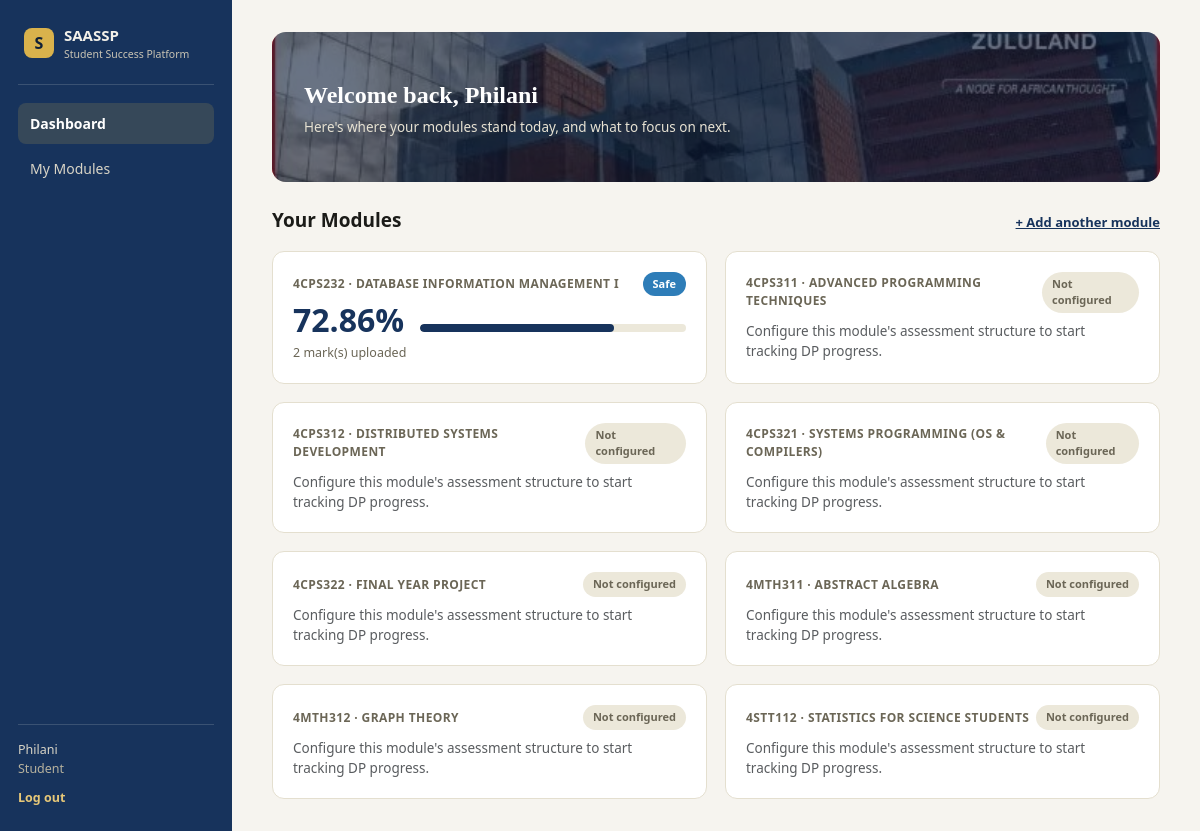
The page /student/dashboard (signed in) on the database its author committed.
### backend/models.py (models this page shows, shortened)
class User(db.Model, UserMixin):
    __tablename__ = "users"
    id = db.Column(db.Integer, primary_key=True)          # UserID*#^
    name = db.Column(db.String(100), nullable=False)      # Name*
    student_number = db.Column(db.String(20), unique=True, nullable=True)  # StudentNumber*#
    email = db.Column(db.String(100), unique=True, nullable=True)  # Email*#
    role = db.Column(db.String(20), nullable=False)       # Role*# : student|academic_staff|admin
    password_hash = db.Column(db.String(255), nullable=False)  # PasswordHash*^
    student_modules = db.relationship("StudentModule", backref="student", lazy=True,
                                       foreign_keys="StudentModule.student_id")
    taught_modules = db.relationship("LecturerModule", backref="lecturer", lazy=True,
                                      foreign_keys="LecturerModule.lecturer_id",
                                      cascade="all, delete-orphan")

class StudentModule(db.Model):
    __tablename__ = "student_modules"
    id = db.Column(db.Integer, primary_key=True)
    student_id = db.Column(db.Integer, db.ForeignKey("users.id"), nullable=False)
    programme_code = db.Column(db.String(10), db.ForeignKey("programmes.programme_code"), nullable=False)
    module_code = db.Column(db.String(10), db.ForeignKey("modules.module_code"), nullable=False)
    module = db.relationship("Module")
    programme = db.relationship("Programme")
    categories = db.relationship("AssessmentCategoryConfig", backref="student_module",
                                  lazy=True, cascade="all, delete-orphan")
    marks = db.relationship("AssessmentMark", backref="student_module",
                             lazy=True, cascade="all, delete-orphan")
    __table_args__ = (db.UniqueConstraint("student_id", "module_code", name="uq_student_module"),)

class Module(db.Model):
    __tablename__ = "modules"
    module_code = db.Column(db.String(10), primary_key=True)  # ModuleCode*#
    module_name = db.Column(db.String(150), nullable=False)   # ModuleName*

### backend/student.py (the view)
@student_bp.route("/dashboard")
@login_required
def dashboard():
    _require_student()
    student_modules = StudentModule.query.filter_by(student_id=current_user.id).all()
    summaries = []
    for sm in student_modules:
        categories = [
            CategoryConfig(c.category_name, c.dp_weighting, c.total_assessments, c.recorded_count)
            for c in sm.categories
        ]
        marks_by_category = _marks_by_category(sm)
        configured = len(categories) > 0
        if configured:
            result = calculate_progress(categories, marks_by_category, current_app.config["THRESHOLD_BANDS"])
        else:
            result = None
        summaries.append((sm, result, configured))
    return render_template("dashboard.html", summaries=summaries)

### backend/dp_engine.py (called while the page is built)
def threshold_band(progress_percentage: float, bands: Sequence[tuple]) -> tuple:
    for low, high, key, label in bands:
        if low <= progress_percentage < high:
            return key, label
    low, high, key, label = bands[0]
    return key, label

def recorded_pool(marks: Sequence[MarkRecord], cap: int) -> List[MarkRecord]:
    if cap <= 0:
        return []
    ranked = sorted(marks, key=lambda m: (-m.percentage, m.sequence))
    return ranked[:cap]

def marks_by_category_from_student_module(student_module) -> dict:
    result: dict = {}
    for m in student_module.marks:
        result.setdefault(m.category_name, []).append(
            MarkRecord(id=m.id, category_name=m.category_name,
                       percentage=float(m.percentage_achieved), sequence=m.sequence)
        )
    return result

### backend/student.py (called while the page is built)
def _require_student():
    if current_user.role != "student":
        abort(403)

def _marks_by_category(student_module):
    return marks_by_category_from_student_module(student_module)

### static/templates/dashboard.html (shortened to what this page needs)
{% extends "base.html" %}
{% block content %}
<div class="hero-banner">
  <img src="{{ url_for('static', filename='img/campus_building.jpg') }}" alt="">
  <div class="hero-scrim"></div>
  <div class="hero-text">
    <div class="hero-title">Welcome back, {{ current_user.name.split(' ')[0] }}</div>
    <div class="hero-sub">Here's where your modules stand today, and what to focus on next.</div>
  </div>
</div>
<div class="d-flex align-items-baseline justify-content-between mb-3">
  <div class="section-title mb-0">Your Modules</div>
  <a href="{{ url_for('student.select_programme') }}" style="font-size: 13px; font-weight: 600; color: var(--navy);">+ Add another module</a>
</div>
{% if not summaries %}
<div class="card">
  <p class="mb-2">You haven't selected any modules yet.</p>
  <a href="{{ url_for('student.select_programme') }}" class="btn btn-navy text-white">Select your programme and modules</a>
</div>
{% else %}
<div class="module-grid">
  {% for sm, result, configured in summaries %}
  <a href="{{ url_for('student.module_detail', sm_id=sm.id) }}" class="card" style="text-decoration:none; color: inherit; display:block;">
    <div class="d-flex align-items-center justify-content-between mb-2">
      <div style="font-size: 12px; font-weight: 700; letter-spacing: 0.4px; color: var(--muted);">{{ sm.module_code }} &middot; {{ sm.module.module_name|upper }}</div>
      {% if configured %}
      <span class="band-pill band-{{ result.threshold_band_key }}">{{ result.threshold_band_label }}</span>
      {% else %}
      <span class="band-pill" style="background:#ECE8DA; color: var(--muted);">Not configured</span>
      {% endif %}
    </div>
    {% if configured %}
    <div class="d-flex align-items-end gap-3 mb-2">
      <div style="font-size: 32px; font-weight: 800; line-height:1; color: var(--navy);">{{ result.progress_percentage }}%</div>
      <div class="progress-bar-track flex-grow-1 mb-1">
        <div class="progress-bar-fill" style="width: {{ result.progress_percentage }}%; background: var(--navy);"></div>
      </div>
    </div>
    <div style="font-size: 12.5px; color: var(--muted);">{{ sm.marks|length }} mark(s) uploaded</div>
    {% else %}
    <p class="text-muted mb-0" style="font-size: 13.5px;">Configure this module's assessment structure to start tracking DP progress.</p>
    {% endif %}
  </a>
  {% endfor %}
</div>
{% endif %}
{% endblock %}

### static/templates/base.html (shortened to what this page needs)
<!doctype html>
<html lang="en">
<head>
  <link href="https://cdn.jsdelivr.net/npm/bootstrap@5.3.3/dist/css/bootstrap.min.css" rel="stylesheet">
  <link href="{{ url_for('static', filename='css/style.css') }}" rel="stylesheet">
</head>
<body>
{% if current_user.is_authenticated %}
<div class="app-shell">
  <nav class="sidebar">
    <div class="brand">
      <div class="brand-mark">S</div>
      <div>
        <div class="brand-title">SAASSP</div>
        <div class="brand-sub">Student Success Platform</div>
      </div>
    </div>
    <div class="nav-links">
      {% if current_user.role == 'student' %}
        <a href="{{ url_for('student.dashboard') }}" class="{{ 'active' if request.endpoint == 'student.dashboard' }}">Dashboard</a>
        <a href="{{ url_for('student.select_programme') }}" class="{{ 'active' if request.endpoint in ['student.select_programme','student.select_modules'] }}">My Modules</a>
      {% elif current_user.role == 'academic_staff' %}
        <a href="{{ url_for('staff.student_list') }}" class="{{ 'active' if request.endpoint and request.endpoint.startswith('staff.') }}">Students</a>
      {% elif current_user.role == 'admin' %}
        <a href="{{ url_for('admin.programmes') }}" class="{{ 'active' if request.endpoint == 'admin.programmes' }}">Programme Data</a>
        <a href="{{ url_for('admin.users') }}" class="{{ 'active' if request.endpoint == 'admin.users' }}">User Accounts</a>
      {% endif %}
    </div>
    <div class="sidebar-footer">
      <div class="who">{{ current_user.name }}<br><span class="role-tag">{{ current_user.role.replace('_',' ') }}</span></div>
      <a href="{{ url_for('auth.logout') }}" class="logout-link">Log out</a>
    </div>
  </nav>
  <main class="content">
    {% block content %}{% endblock %}
  </main>
</div>
{% endif %}
</body>
</html>

### static/css/style.css (style rules this page uses)
:root { --navy: #17335C; --navy-dark: #0F2038; --gold: #D9B24C; --ivory: #F6F4EF; --card-border: #E4DFCF; --muted: #6B6656; --text: #1B1B18; --very-safe: #0F5FA6; --safe: #2E7DB8; --generally-safe: #5FA8D3; --pass-risk: #D98C2B; --danger: #C1560A; --critical: #A63603; }
body { margin: 0; font-family: 'Segoe UI', system-ui, -apple-system, sans-serif; background: var(--ivory); color: var(--text); }
.app-shell { display: flex; min-height: 100vh; }
.sidebar { width: 232px; flex: none; background: var(--navy); color: #F3F1EA; display: flex; flex-direction: column; padding: 24px 18px; }
.brand { display: flex; align-items: center; gap: 10px; padding: 0 6px 22px 6px; border-bottom: 1px solid rgba(243,241,234,0.16); margin-bottom: 18px; }
.brand-mark { width: 30px; height: 30px; border-radius: 8px; background: var(--gold); color: var(--navy-dark); font-weight: 800; display: flex; align-items: center; justify-content: center; }
.brand-title { font-weight: 800; font-size: 15px; }
.brand-sub { font-size: 10.5px; color: #C9C4B4; }
.nav-links { display: flex; flex-direction: column; gap: 4px; }
.nav-links a { color: #D8D4C6; text-decoration: none; font-weight: 500; font-size: 14px; padding: 10px 12px; border-radius: 8px; }
.nav-links a.active { background: rgba(217,178,76,0.16); color: #FFFFFF; font-weight: 700; }
.sidebar-footer { margin-top: auto; padding-top: 16px; border-top: 1px solid rgba(243,241,234,0.16); font-size: 12.5px; }
.who { color: #D8D4C6; margin-bottom: 10px; }
.role-tag { text-transform: capitalize; color: #B7B29E; }
.logout-link { color: #E7C878; text-decoration: none; font-weight: 600; }
.content { flex: 1; padding: 32px 40px; max-width: 1200px; }
.card { background: #FFFFFF; border: 1px solid var(--card-border); border-radius: 12px; padding: 20px; }
.band-pill { font-size: 11px; font-weight: 700; padding: 4px 10px; border-radius: 999px; display: inline-block; }
.band-safe { background: var(--safe); color: #fff; }
.progress-bar-track { height: 8px; border-radius: 999px; background: #ECE8DA; overflow: hidden; }
.progress-bar-fill { height: 100%; border-radius: 999px; }
.module-grid { display: grid; grid-template-columns: repeat(auto-fill, minmax(300px, 1fr)); gap: 18px; }
.section-title { font-weight: 700; font-size: 19px; margin-bottom: 14px; }
.hero-banner { position: relative; height: 150px; border-radius: 14px; overflow: hidden; margin-bottom: 24px; }
.hero-banner img { position: absolute; inset: 0; width: 100%; height: 100%; object-fit: cover; }
.hero-banner .hero-scrim { position: absolute; inset: 0; background: rgba(15,32,58,0.62); }
.hero-banner .hero-text { position: relative; z-index: 2; height: 100%; display: flex; flex-direction: column; justify-content: center; padding: 0 32px; color: #fff; }
.hero-banner .hero-text .hero-title { font-family: Georgia, serif; font-size: 24px; font-weight: 600; }
.hero-banner .hero-text .hero-sub { font-size: 13.5px; color: #E7E2D3; margin-top: 4px; }

### rows shown on the page
User: name "Philani", role.replace "Student"
StudentModule: module_code "4CPS232", module.module_name "DATABASE INFORMATION MANAGEMENT I", threshold_band_label "Safe", progress_percentage "72.86", marks|length "2"
StudentModule: module_code "4CPS311", module.module_name "ADVANCED PROGRAMMING TECHNIQUES", shows "Not configured", shows "Configure this module's assessment structure to start tracking DP progress."
StudentModule: module_code "4CPS312", module.module_name "DISTRIBUTED SYSTEMS DEVELOPMENT", shows "Not configured", shows "Configure this module's assessment structure to start tracking DP progress."
StudentModule: module_code "4CPS321", module.module_name "SYSTEMS PROGRAMMING (OS & COMPILERS)", shows "Not configured", shows "Configure this module's assessment structure to start tracking DP progress."
StudentModule: module_code "4CPS322", module.module_name "FINAL YEAR PROJECT", shows "Not configured", shows "Configure this module's assessment structure to start tracking DP progress."
StudentModule: module_code "4MTH311", module.module_name "ABSTRACT ALGEBRA", shows "Not configured", shows "Configure this module's assessment structure to start tracking DP progress."
StudentModule: module_code "4MTH312", module.module_name "GRAPH THEORY", shows "Not configured", shows "Configure this module's assessment structure to start tracking DP progress."
StudentModule: module_code "4STT112", module.module_name "STATISTICS FOR SCIENCE STUDENTS", shows "Not configured", shows "Configure this module's assessment structure to start tracking DP progress."
